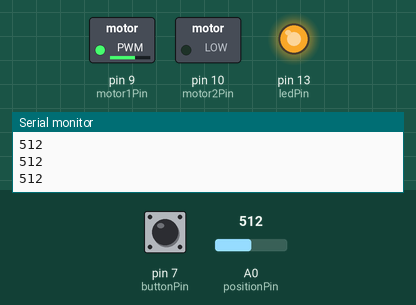
Bench run of a sketch on a simulated Arduino Uno, built with avr-gcc and run on an emulated ATmega328P. On the bench: switched loads named in the sketch (green lamp = pin HIGH), output pins drawn as LEDs (lit = HIGH), the last lines printed to the serial monitor. Dashed ring = blinking. The inputs (shaded band) are chosen by the test bench; at power-on: pin 7 (buttonPin) LOW, A0 (positionPin) = 512.

Above: at 1.2 s.
1.3 s: pin 7 (buttonPin) pulled HIGH for 0.15 s
At 2.1 s:
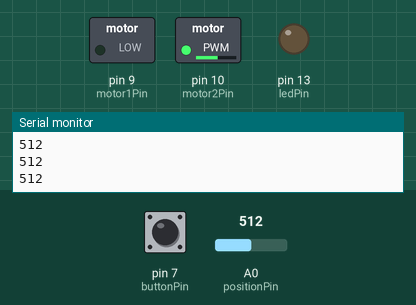
3.1 s: A0 (positionPin) set to 306
At 3.4 s:
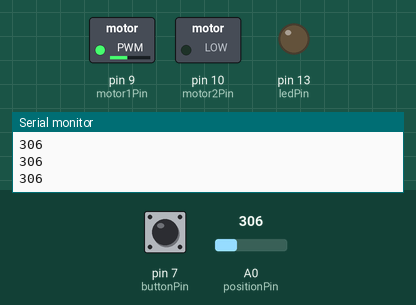
4.6 s: A0 (positionPin) set to 122
At 5.7 s:
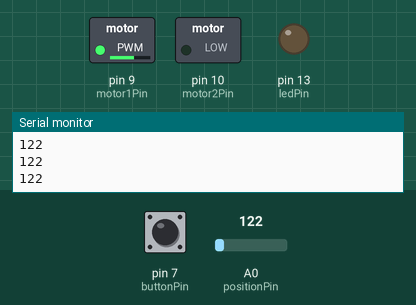
6.1 s: pin 7 (buttonPin) pulled HIGH for 1 s
At 6.55 s:
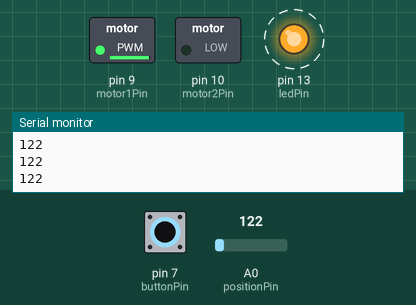
8.8 s: pin 7 (buttonPin) pulled HIGH for 3.2 s
At 9.55 s:
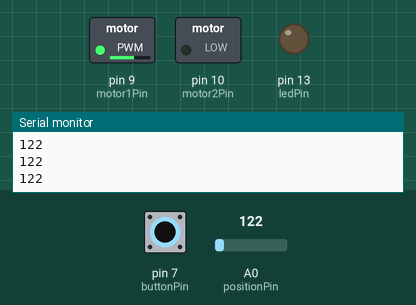
13.6 s: A0 (positionPin) set to 716
At 15.0 s:
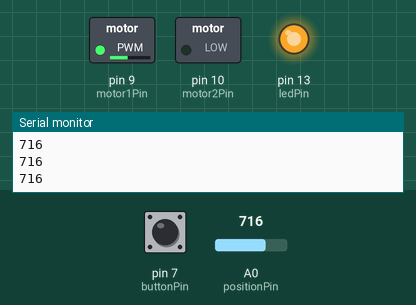
Timing chart, 0 to 16.1 s (numbered marks = the images above; inputs shaded):
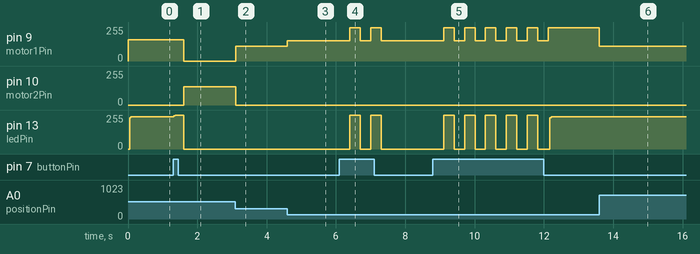

The sketch:

linearButton.ino
```cpp
const int buttonPin = 7;
const int ledPin =  13;
const int positionPin = A0;
const int motor1Pin = 9;
const int motor2Pin = 10;

const int onValue  = 345;
const int offValue = 765;

int buttonState = 0;
int movementState = 0;
int isMoving = 0;

int pos = 0;

void setup() {
  pinMode(ledPin, OUTPUT);
  pinMode(buttonPin, INPUT);
  pinMode(positionPin, INPUT);
  pinMode(motor1Pin, OUTPUT);
  pinMode(motor2Pin, OUTPUT);

  Serial.begin(9600);
}

void loop(){
  pos = analogRead(positionPin);
  if(movementState == 0){
    moveArm(offValue);
    digitalWrite(ledPin, HIGH);
  }else{
    moveArm(onValue);
    digitalWrite(ledPin, LOW);
  }
  Serial.println(pos);
  delay(2);

  handleButton();
}

void handleButton()
{
  buttonState = digitalRead(buttonPin);
  if (buttonState == HIGH) {
    if(movementState == 0){
      movementState = 1;
    }else{
      movementState = 0;
    }
    delay(300);
  }
  else {
    digitalWrite(ledPin, LOW);
  }
}

void foward(int value)
{
  analogWrite(motor1Pin, value);
  analogWrite(motor2Pin, 0);
}

void reverse(int value)
{
  analogWrite(motor1Pin, 0);
  analogWrite(motor2Pin, value);
}

void despin(boolean useBrake = true)
{
  if(useBrake){
    digitalWrite(motor1Pin, HIGH);
    digitalWrite(motor2Pin, HIGH);
  }else{
    digitalWrite(motor1Pin, LOW);
    digitalWrite(motor2Pin, LOW);
  }
}

void moveArm(int dest){
  int diff = pos - dest;
  int aDiff = abs(diff);
  if(aDiff < 5){
    despin(true);
    return;
  }

  int velocity = 100 + map(aDiff, 0, 800, 0, 185);
  if(diff > 0){
    reverse(velocity);
  }else if(diff < 0){
    foward(velocity);
  }
}
```

Measured:
- after the input at 1.3 s, pin 9 (motor1Pin): 158/255 → 0/255 after 0.30 s; pin 10 (motor2Pin): 0/255 → 138/255 after 0.30 s; pin 13 (ledPin): 243/255 → 255/255 at once, → 0/255 0.28 s later
- after the input at 3.1 s, pin 9 (motor1Pin): 0/255 → 109/255 at once; pin 10 (motor2Pin): 138/255 → 0/255 at once
- after the input at 4.6 s, pin 9 (motor1Pin): 109/255 → 151/255 at once
- after the input at 6.1 s, pin 9 (motor1Pin): alternates 248/255 for 0.30 s and 151/255 for 0.30 s, 4 changes in all, then stays 151/255, starting after 0.30 s; pin 13 (ledPin): alternates 255/255 for 0.30 s and 0/255 for 0.30 s, 4 changes in all, then stays 0/255, starting after 0.30 s
- after the input at 8.8 s, pin 9 (motor1Pin): alternates 248/255 for 0.30 s and 151/255 for 0.30 s, 11 changes in all, then stays 248/255, starting after 0.31 s; pin 13 (ledPin): 0/255 → 255/255 after 0.31 s, → 0/255 0.30 s later, → 255/255 0.30 s later, → 0/255 0.30 s later, … (12 changes in this stretch)
- after the input at 13.6 s, pin 9 (motor1Pin): 248/255 → 111/255 at once
